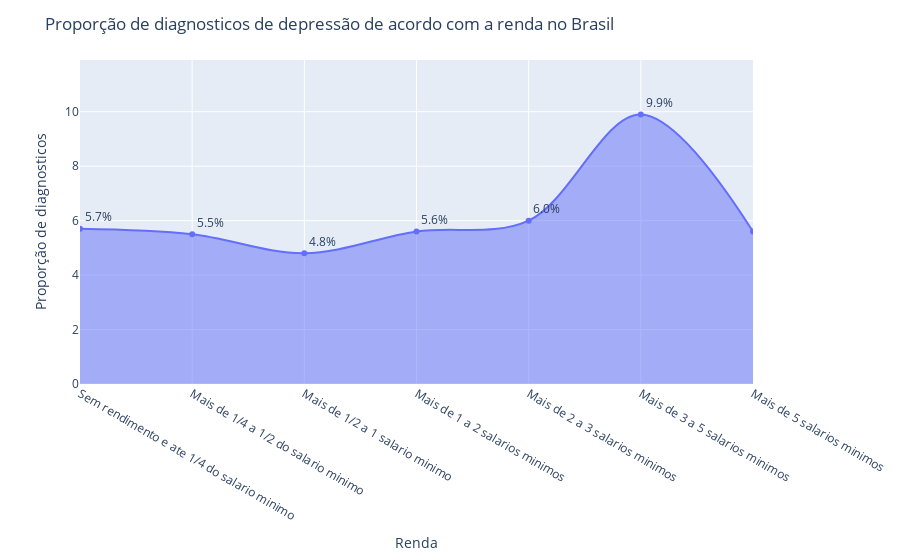

The code cell stored with this chart in its notebook:
### Code cell
fig = px.area(dados_renda_ma,x=dados_renda_ma.index,y='Maranhão',text='Maranhão',markers=True,line_shape='spline')
fig.update_yaxes(range = [0,dados_renda_ma['Maranhão'].max()+2])
fig.update_traces(texttemplate='%{text:.2s}%', textposition='top right')
fig.update_layout(title='Proporção de diagnosticos de depressão de acordo com a renda no Brasil',yaxis={'title':'Proporção de diagnosticos'},xaxis={'title':'Renda'})
fig.show()

### Figure 1 — Plotly figure (JSON) as saved in the notebook; plotly's stock layout.template omitted (floating-point values rounded to 4 significant figures)
{"data": [{"hovertemplate": "index=%{x}<br>Maranhão=%{text}<extra></extra>", "legendgroup": "", "line": {"color": "#636efa", "shape": "spline"}, "marker": {"symbol": "circle"}, "mode": "text+markers+lines", "name": "", "orientation": "v", "showlegend": false, "stackgroup": "1", "text": [5.7, 5.5, 4.8, 5.6, 6, 9.9, 5.6], "textposition": "top right", "texttemplate": "%{text:.2s}%", "type": "scatter", "x": ["Sem rendimento e ate 1/4 do salario minimo", "Mais de 1/4 a 1/2 do salario minimo", "Mais de 1/2 a 1 salario minimo", "Mais de 1 a 2 salarios minimos", "Mais de 2 a 3 salarios minimos", "Mais de 3 a 5 salarios minimos", "Mais de 5 salarios minimos"], "xaxis": "x", "y": [5.7, 5.5, 4.8, 5.6, 6, 9.9, 5.6], "yaxis": "y"}], "layout": {"legend": {"tracegroupgap": 0}, "margin": {"t": 60}, "title": {"text": "Proporção de diagnosticos de depressão de acordo com a renda no Brasil"}, "xaxis": {"anchor": "y", "domain": [0, 1], "title": {"text": "Renda"}}, "yaxis": {"anchor": "x", "domain": [0, 1], "range": [0, 11.9], "title": {"text": "Proporção de diagnosticos"}}}}
